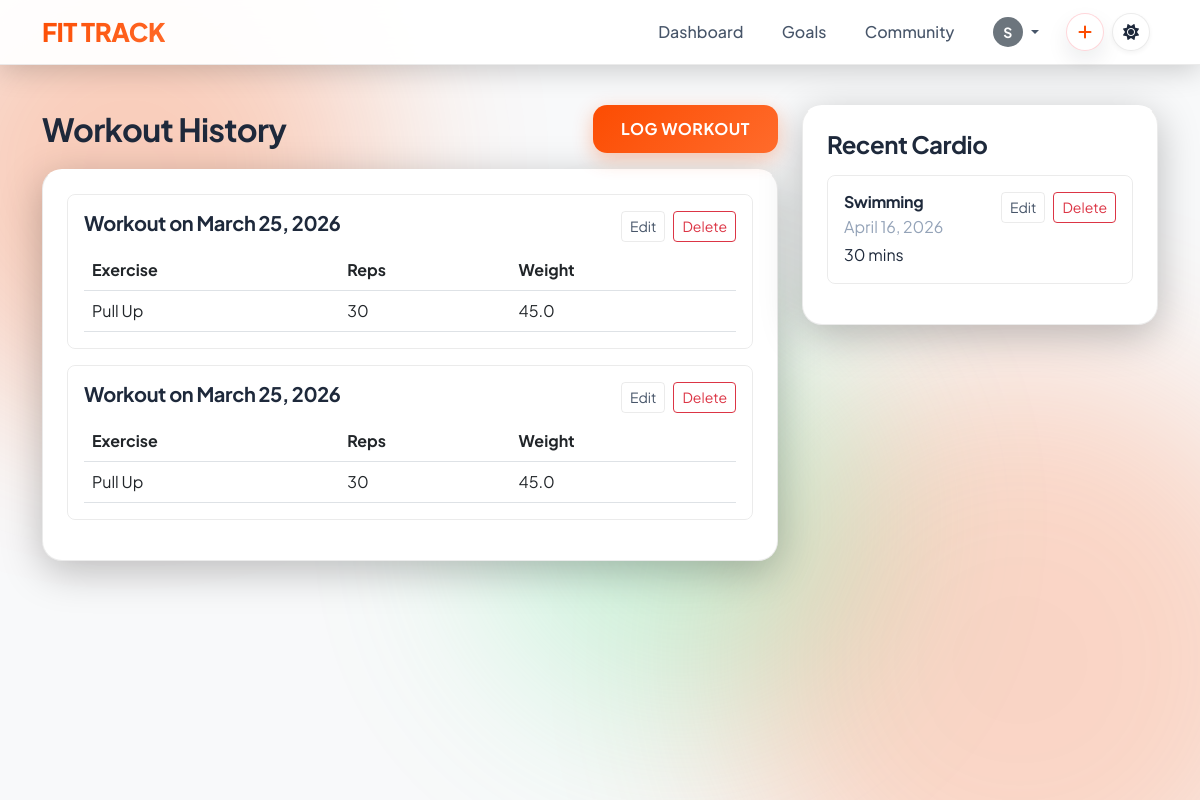
Screenshot of /history/ (signed in) with the database file from the repository.
### users/models.py (models this page shows, shortened)
class CustomUser(AbstractUser):
    age = models.PositiveIntegerField(null=True, blank=True)
    height = models.FloatField(null=True, blank=True, help_text="Height in cm")
    weight = models.FloatField(null=True, blank=True, help_text="Weight in kg")
    ACTIVITY_LEVEL_CHOICES = [
        ('Sedentary', 'Sedentary'),
        ('Lightly Active', 'Lightly Active'),
        ('Moderately Active', 'Moderately Active'),
        ('Very Active', 'Very Active'),
        ('Extra Active', 'Extra Active')
    ]
    activity_level = models.CharField(max_length=20, choices=ACTIVITY_LEVEL_CHOICES, blank=True, null=True)
    profile_picture = models.ImageField(upload_to='profile_pics/', blank=True, null=True)
    strava_athlete_id = models.BigIntegerField(blank=True, null=True)
    strava_access_token = models.CharField(max_length=255, blank=True)
    strava_refresh_token = models.CharField(max_length=255, blank=True)
    strava_token_expires_at = models.DateTimeField(blank=True, null=True)
    strava_scopes = models.CharField(max_length=255, blank=True)
    strava_last_sync_at = models.DateTimeField(blank=True, null=True)

### tracker/models.py (models this page shows, shortened)
class Workout(models.Model):
    user = models.ForeignKey(settings.AUTH_USER_MODEL, on_delete=models.CASCADE, related_name='workouts')
    date = models.DateField(auto_now_add=True)
    notes = models.TextField(blank=True, null=True)
    image = models.ImageField(upload_to='workout_images/', blank=True, null=True)
    duration_minutes = models.PositiveIntegerField(blank=True, null=True)
    class Meta:
        ordering = ['-date']

class WorkoutSet(models.Model):
    workout = models.ForeignKey(Workout, on_delete=models.CASCADE, related_name='sets')
    exercise = models.ForeignKey(Exercise, on_delete=models.CASCADE)
    reps = models.PositiveIntegerField()
    weight = models.FloatField()  # Could be in lbs or kg

class Exercise(models.Model):
    name = models.CharField(max_length=100, unique=True)
    description = models.TextField(blank=True, null=True)
    body_part = models.CharField(max_length=50, blank=True, null=True)

class CardioSession(models.Model):
    ACTIVITY_CHOICES = [
        ('running', 'Running'),
        ('cycling', 'Cycling'),
        ('swimming', 'Swimming'),
        ('walking', 'Walking'),
        ('rowing', 'Rowing'),
        ('jump_rope', 'Jump Rope'),
        ('other', 'Other'),
    ]
    user = models.ForeignKey(settings.AUTH_USER_MODEL, on_delete=models.CASCADE, related_name='cardio_sessions')
    date = models.DateField(default=date.today)
    activity_type = models.CharField(max_length=20, choices=ACTIVITY_CHOICES)
    duration_minutes = models.PositiveIntegerField()
    distance_km = models.FloatField(blank=True, null=True)
    avg_heart_rate = models.PositiveIntegerField(blank=True, null=True)
    calories_burned = models.PositiveIntegerField(blank=True, null=True)
    notes = models.TextField(blank=True, null=True)
    strava_activity_id = models.BigIntegerField(blank=True, null=True)
    map_polyline = models.TextField(blank=True, null=True)
    class Meta:
        ordering = ['-date']
        constraints = [
            models.UniqueConstraint(
                fields=['user', 'strava_activity_id'],
                name='unique_user_strava_activity',
            ),
        ]

### tracker/views.py (the view)
# urls.py: path('history/', views.workout_history, name='workout_history'),
@login_required
def workout_history(request):
    workouts = Workout.objects.filter(user=request.user).prefetch_related('sets__exercise').order_by('-date')
    cardio_sessions = CardioSession.objects.filter(user=request.user).order_by('-date')[:10]
    paginator = Paginator(workouts, 10)
    page_number = request.GET.get('page', 1)
    page_obj = paginator.get_page(page_number)
    return render(
        request,
        'tracker/workout_history.html',
        {
            'page_obj': page_obj,
            'cardio_sessions': cardio_sessions,
        },
    )

### fitness tracker/tracker/templates/tracker/workout_history.html (shortened to what this page needs)
{% extends "base.html" %}
{% block content %}
<div class="row g-4 pt-3">
    <div class="col-lg-8">
        <div class="d-flex justify-content-between align-items-center mb-3">
            <h2 class="fw-bold mb-0">Workout History</h2>
            <a href="{% url 'log_workout' %}" class="btn btn-primary">Log Workout</a>
        </div>
        <div class="strava-card p-4">
            {% if page_obj %}
                {% for workout in page_obj %}
                <div class="border rounded-3 p-3 mb-3">
                    <div class="d-flex justify-content-between align-items-start mb-2">
                        <div>
                            <h5 class="mb-1">Workout on {{ workout.date }}</h5>
                        </div>
                        <div class="d-flex gap-2">
                            <a href="{% url 'edit_workout' workout.id %}" class="btn btn-sm btn-outline-secondary">Edit</a>
                            <form method="post" action="{% url 'delete_workout' workout.id %}" onsubmit="return confirm('Delete this workout?');">
                                <button type="submit" class="btn btn-sm btn-outline-danger">Delete</button>
                            </form>
                        </div>
                    </div>
                    {% if workout.sets.all %}
                    <div class="table-responsive">
                        <table class="table align-middle mb-0">
                            <thead>
                                <tr>
                                    <th>Exercise</th>
                                    <th>Reps</th>
                                    <th>Weight</th>
                                </tr>
                            </thead>
                            <tbody>
                                {% for workout_set in workout.sets.all %}
                                <tr>
                                    <td>{{ workout_set.exercise.name }}</td>
                                    <td>{{ workout_set.reps }}</td>
                                    <td>{{ workout_set.weight }}</td>
                                </tr>
                                {% endfor %}
                            </tbody>
                        </table>
                    </div>
                    {% endif %}
                </div>
                {% endfor %}
            {% else %}
            <p class="text-muted mb-0">No workouts logged yet.</p>
            {% endif %}
        </div>
    </div>
    <div class="col-lg-4">
        <div class="strava-card p-4">
            <h4 class="fw-bold mb-3">Recent Cardio</h4>
            {% if cardio_sessions %}
                {% for cardio in cardio_sessions %}
                <div class="border rounded-3 p-3 mb-3">
                    <div class="d-flex justify-content-between align-items-start">
                        <div>
                            <h6 class="mb-1 text-capitalize">{{ cardio.get_activity_type_display }}</h6>
                            <p class="text-muted mb-1">{{ cardio.date }}</p>
                            <p class="mb-0">{{ cardio.duration_minutes }} mins</p>
                        </div>
                        <div class="d-flex gap-2">
                            <a href="{% url 'edit_cardio' cardio.id %}" class="btn btn-sm btn-outline-secondary">Edit</a>
                            <form method="post" action="{% url 'delete_cardio' cardio.id %}" onsubmit="return confirm('Delete this cardio session?');">
                                <button type="submit" class="btn btn-sm btn-outline-danger">Delete</button>
                            </form>
                        </div>
                    </div>
                </div>
                {% endfor %}
            {% else %}
            <p class="text-muted mb-0">No cardio sessions logged yet.</p>
            {% endif %}
        </div>
    </div>
</div>
{% endblock %}

### templates/base.html (shortened to what this page needs)
{% load static %}
<!DOCTYPE html>
<html lang="en">
<head>
  <link href="https://cdn.jsdelivr.net/npm/bootstrap@5.3.0/dist/css/bootstrap.min.css" rel="stylesheet">
  <link rel="stylesheet" href="https://cdnjs.cloudflare.com/ajax/libs/font-awesome/6.4.0/css/all.min.css">
  <link rel="stylesheet" href="{% static 'css/main.css' %}">
  <link rel="stylesheet" href="https://unpkg.com/leaflet@1.9.4/dist/leaflet.css"/>
</head>
<body>
  <div class="ambient-bg">
    <div class="ambient-orb orb-2"></div>
  </div>
  <nav class="navbar navbar-expand-lg navbar-custom sticky-top">
    <div class="container">
      <a class="navbar-brand" href="{% url 'dashboard' %}">
        FIT TRACK
      </a>
      <div class="collapse navbar-collapse" id="navbarNav">
        <ul class="navbar-nav ms-auto align-items-center">
          {% if user.is_authenticated %}
          <li class="nav-item">
            <a class="nav-link" href="{% url 'dashboard' %}">Dashboard</a>
          </li>
          <li class="nav-item">
            <a class="nav-link" href="{% url 'goals_page' %}">Goals</a>
          </li>
          <li class="nav-item">
            <a class="nav-link" href="{% url 'user_list' %}">Community</a>
          </li>
          <li class="nav-item dropdown">
            <a class="nav-link dropdown-toggle d-flex align-items-center" href="#" id="navbarDropdown" role="button"
              data-bs-toggle="dropdown" aria-expanded="false">
              {% if user.profile_picture %}
              <img src="{{ user.profile_picture.url }}" alt="Profile" class="rounded-circle me-1"
                style="width: 30px; height: 30px; object-fit: cover;">
              {% else %}
              <div class="rounded-circle bg-secondary text-white d-flex align-items-center justify-content-center me-1"
                style="width: 30px; height: 30px; font-size: 14px; font-weight: bold;">
                {{ user.username|make_list|first|upper }}
              </div>
              {% endif %}
            </a>
          </li>
          <li class="nav-item ms-2 d-none d-lg-block">
            <div class="dropdown">
              <button class="btn d-flex align-items-center justify-content-center p-0 rounded-circle quick-create-btn"
                type="button" data-bs-toggle="dropdown"
                style="width: 38px; height: 38px;">
                <i class="fa-solid fa-plus m-0"></i>
              </button>
            </div>
          </li>
          {% endif %}
          <li class="nav-item ms-2 me-2 d-flex align-items-center">
            <button id="themeToggleBtn" class="theme-toggle-btn" aria-label="Toggle Theme">
              <i class="fa-solid fa-moon" id="themeIcon"></i>
            </button>
          </li>
        </ul>
      </div>
    </div>
  </nav>
  <main class="container py-4">
    {% block content %}{% endblock %}
  </main>
</body>
</html>

### rows the page displays
CustomUser: username|make_list "S"
Workout: date "March 25, 2026"
WorkoutSet: exercise.name "Pull Up", reps "30", weight "45.0"
Workout: date "March 25, 2026"
WorkoutSet: exercise.name "Pull Up", reps "30", weight "45.0"
CardioSession: activity_type "Swimming", date "April 16, 2026", duration_minutes "30"
